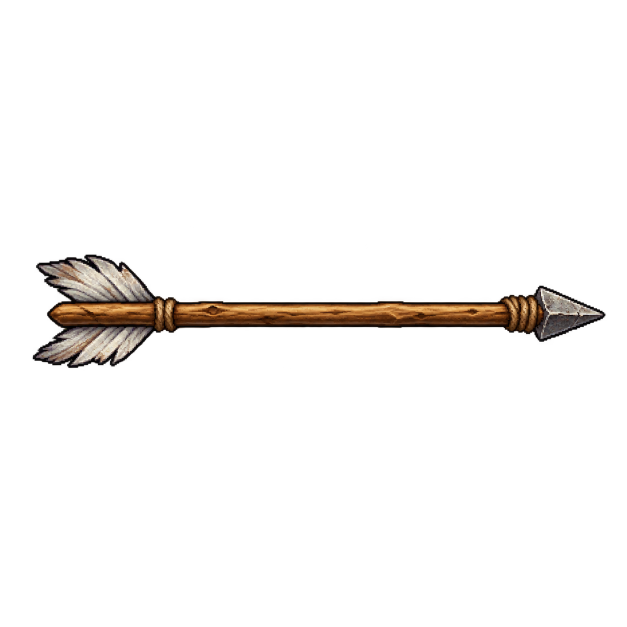
#> input picture characters/combat-assets-v1/archer-arrows-10/sources/level-01.png, 1254 x 1254 px (shown at 1/2 size); its folder holds 4 pictures in this run
$ python build.py
#> lines starting #> are read from the running program, lines starting #| are printed output that depends on the picture
"""Build ten aligned arrow levels while preserving the four existing PNGs."""

from pathlib import Path
from shutil import copyfile

from PIL import Image, ImageDraw, ImageFont


ROOT = Path(__file__).resolve().parent
CELL = 362
PRESERVED = {3, 5, 7, 10}


def make_new_arrow(level: int, destination: Path):
    source = Image.open(ROOT / "sources" / f"level-{level:02d}.png").convert("RGBA")
    box = source.getchannel("A").point(lambda a: 255 if a > 12 else 0).getbbox()
    if box is None:
        raise ValueError(f"Empty source for level {level}")
    arrow = source.crop(box)
    scale = min(330 / arrow.width, 300 / arrow.height)
    size = (round(arrow.width * scale), round(arrow.height * scale))
    arrow = arrow.resize(size, Image.Resampling.LANCZOS)
    frame = Image.new("RGBA", (CELL, CELL), (0, 0, 0, 0))
    frame.alpha_composite(arrow, ((CELL - size[0]) // 2, (CELL - size[1]) // 2))
    frame.save(destination)


def main():
    sheet = Image.new("RGBA", (CELL * 10, CELL), (0, 0, 0, 0))
#> sheet: PIL image 3620x362 RGBA; every value is 0
    preview = Image.new("RGBA", (CELL * 5, CELL * 2), "#1b1c23")
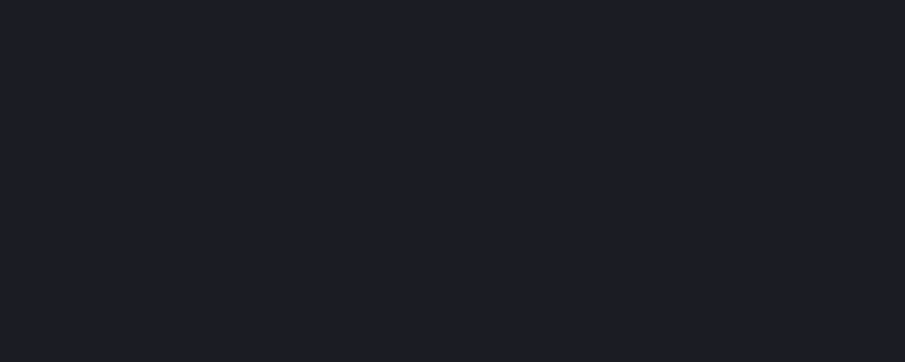
#> preview: PIL image 1810x724 RGBA (shown at 1/2 size); mean R, G, B, A 27, 28, 35, 255
    draw = ImageDraw.Draw(preview)
    font = ImageFont.load_default()
    for level in range(1, 11):
        destination = ROOT / f"level-{level:02d}.png"
        if level in PRESERVED:
            copyfile(ROOT / "sources" / f"level-{level:02d}.png", destination)
        else:
            make_new_arrow(level, destination)
#> in make_new_arrow, source is the input picture: PIL image 1254x1254 RGBA; mean R, G, B, A 7.2, 5.4, 3.9, 14.4
#> in make_new_arrow, `box = source.getchannel("A").point(lambda a: 255 if a > 12 else 0).get..`: box = (65, 508, 1211, 737)
#> in make_new_arrow, `arrow = source.crop(box)`:
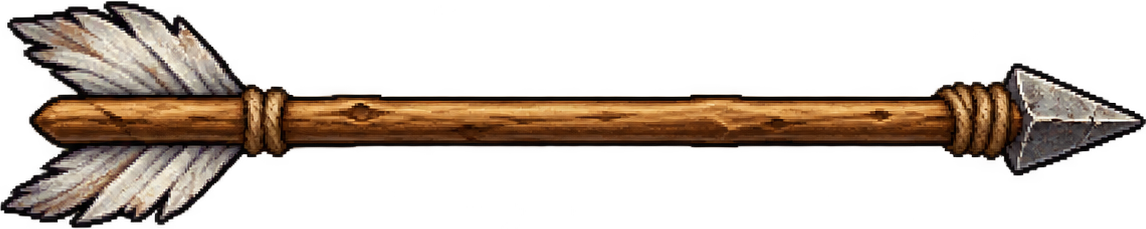
#> arrow: PIL image 1146x229 RGBA; mean R, G, B, A 43.3, 32.5, 23.4, 86.1; transparent parts drawn white
#> in make_new_arrow, `arrow = arrow.resize(size, Image.Resampling.LANCZOS)`:
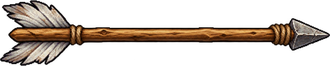
#> arrow: PIL image 330x66 RGBA; mean R, G, B, A 41.6, 31.3, 22.8, 86.3; transparent parts drawn white
#> in make_new_arrow, `frame = Image.new("RGBA", (CELL, CELL), (0, 0, 0, 0))`: frame: PIL image 362x362 RGBA; every value is 0
#> in make_new_arrow, `frame.alpha_composite(arrow, ((CELL - size[0]) // 2, (CELL - size[1]) ..`:
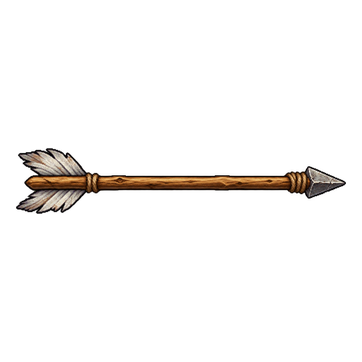
#> frame: PIL image 362x362 RGBA; mean R, G, B, A 6.9, 5.2, 3.8, 14.3; transparent parts drawn white
        frame = Image.open(destination).convert("RGBA")
        sheet.alpha_composite(frame, ((level - 1) * CELL, 0))
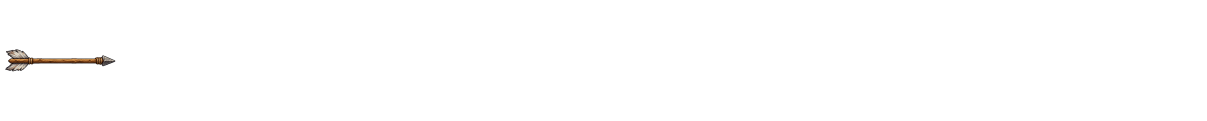
#> sheet: PIL image 3620x362 RGBA (shown at 1/3 size); mean R, G, B, A 0.7, 0.5, 0.4, 1.4; transparent parts drawn white
        col, row = (level - 1) % 5, (level - 1) // 5
        preview.alpha_composite(frame, (col * CELL, row * CELL))
        draw.text((col * CELL + 15, row * CELL + 15), f"LEVEL {level:02d}", fill="white", font=font)
#> pass 2 of the loop in main, `for level in range(1, 11):`:
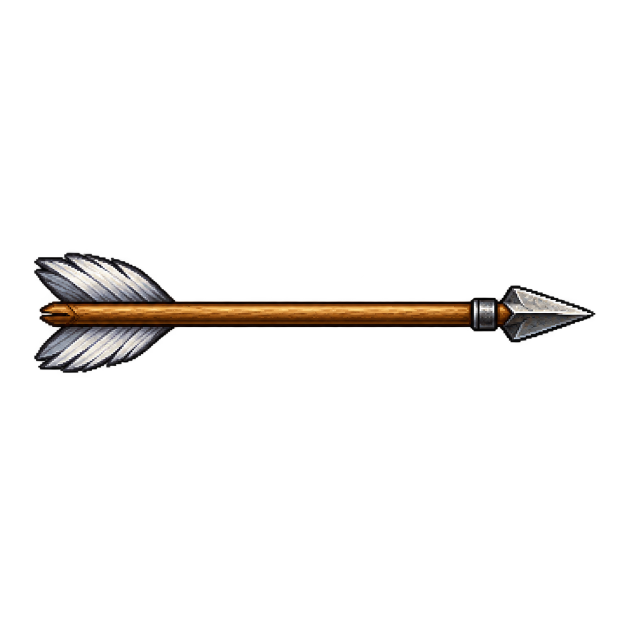
#> input picture characters/combat-assets-v1/archer-arrows-10/sources/level-02.png, 1254 x 1254 px (shown at 1/2 size)
#> in make_new_arrow, source is the input picture: PIL image 1254x1254 RGBA; mean R, G, B, A 7.8, 6.3, 5, 15.6
#> box = (68, 503, 1191, 746)
#> in main, `sheet.alpha_composite(frame, ((level - 1) * CELL, 0))`:
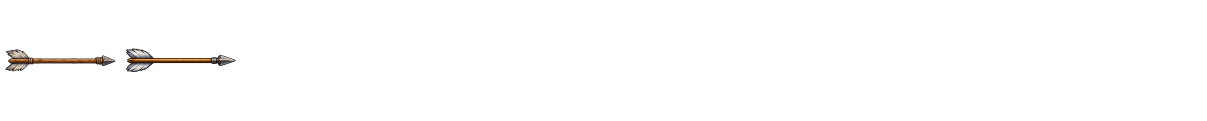
#> sheet: PIL image 3620x362 RGBA (shown at 1/3 size); mean R, G, B, A 1.5, 1.1, 0.9, 3; transparent parts drawn white
#> in main, `preview.alpha_composite(frame, (col * CELL, row * CELL))`:
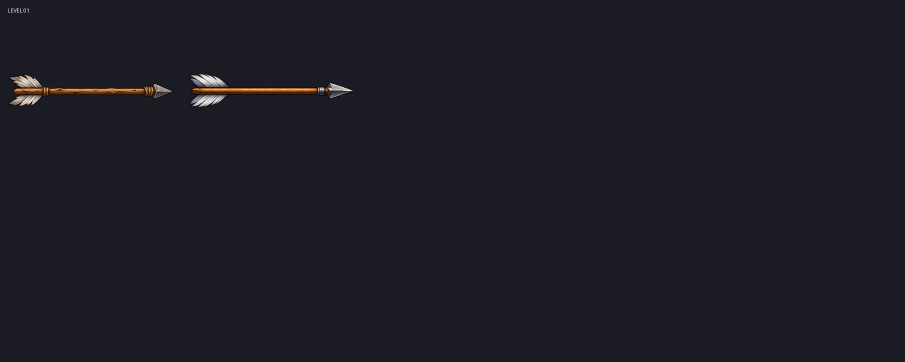
#> preview: PIL image 1810x724 RGBA (shown at 1/2 size); mean R, G, B, A 28.1, 28.8, 35.4, 255
#> pass 3 of the loop in main, `for level in range(1, 11):`:
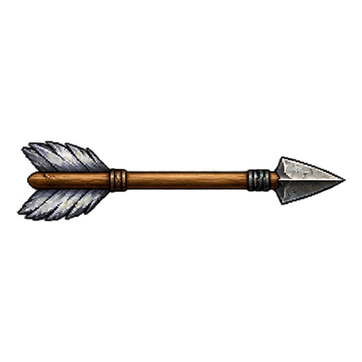
#> input picture characters/combat-assets-v1/archer-arrows-10/level-03.png, 362 x 362 px
#> in main, frame is the input picture: PIL image 362x362 RGBA; mean R, G, B, A 8.6, 7.3, 6.3, 20.6
#> in main, `sheet.alpha_composite(frame, ((level - 1) * CELL, 0))`:
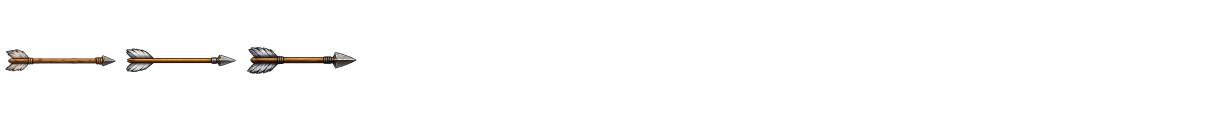
#> sheet: PIL image 3620x362 RGBA (shown at 1/3 size); mean R, G, B, A 2.3, 1.9, 1.5, 5.1; transparent parts drawn white
#> in main, `preview.alpha_composite(frame, (col * CELL, row * CELL))`:
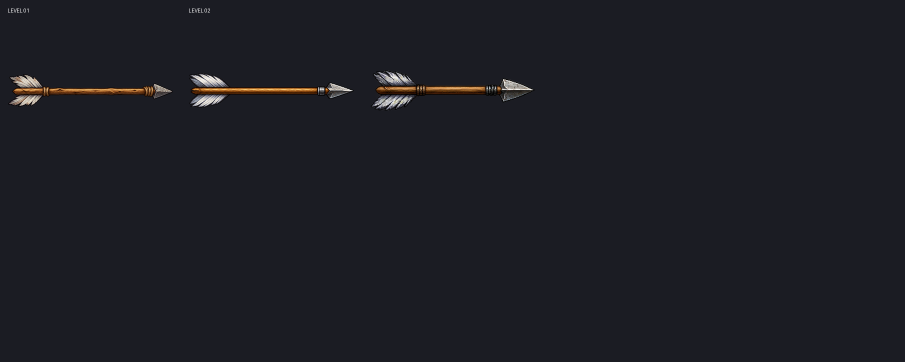
#> preview: PIL image 1810x724 RGBA (shown at 1/2 size); mean R, G, B, A 28.7, 29.2, 35.8, 255
#> the loop made 5 passes; the first 3 are shown
    sheet.save(ROOT / "spritesheet.png")
    preview.convert("RGB").save(ROOT / "overview.png")


if __name__ == "__main__":
#> (the run stopped early here; a loop or call above may not have finished)
